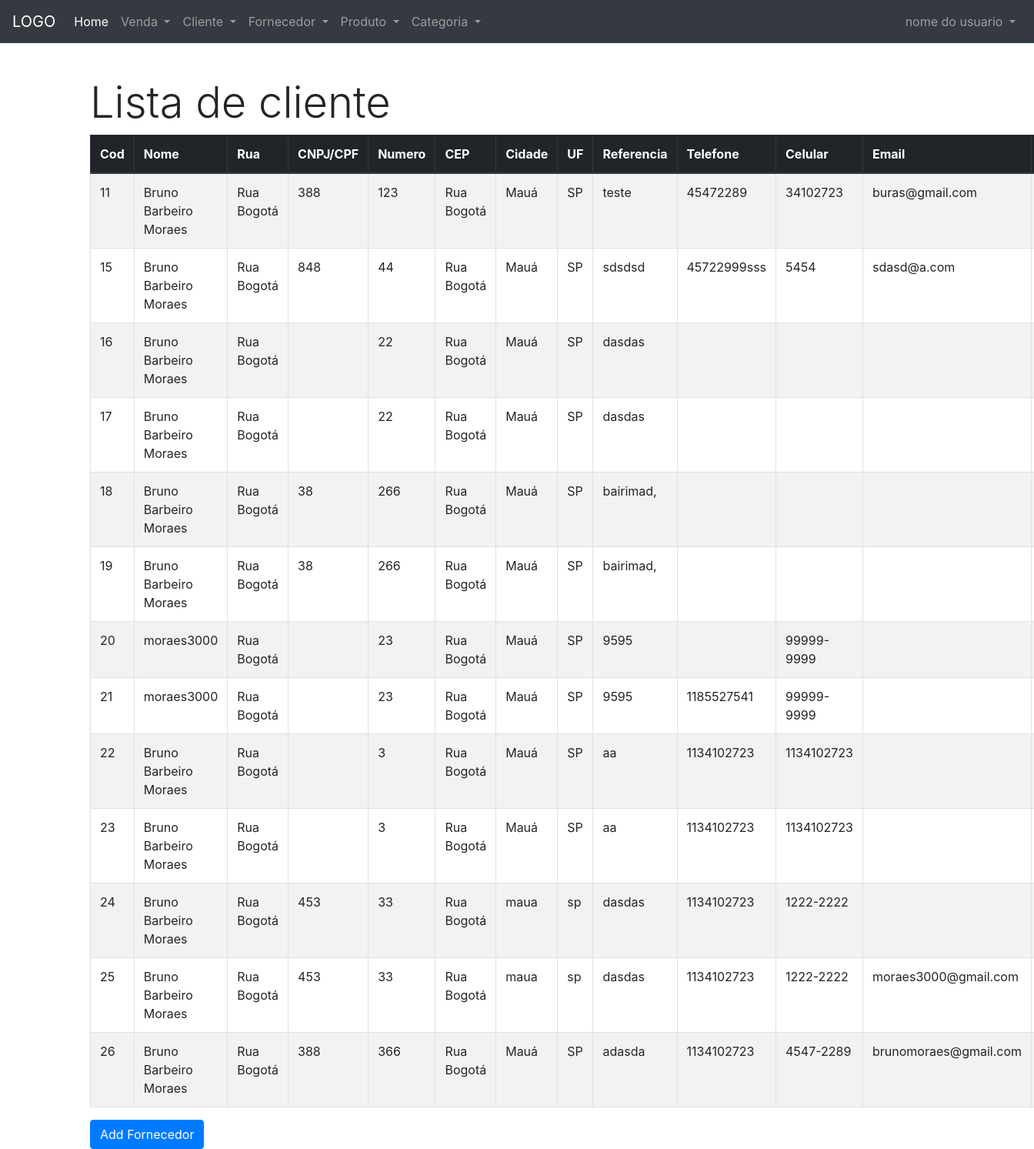
Page /cliente/list-cliente.php on the committed database.
### tables this page shows
CREATE TABLE `cliente` (
  `cli_id` int(11) NOT NULL,
  `cli_nome` varchar(100) NOT NULL,
  `cli_rua` varchar(100) DEFAULT NULL,
  `cli_cnpj_cpf` varchar(14) DEFAULT NULL,
  `cli_numero` int(11) DEFAULT NULL,
  `cli_cep` varchar(9) DEFAULT NULL,
  `cli_cidade` varchar(100) DEFAULT NULL,
  `cli_estado` varchar(2) DEFAULT NULL,
  `cli_referencia` varchar(200) DEFAULT NULL,
  `cli_data` date DEFAULT NULL,
  `tipo_id` int(11) DEFAULT NULL,
  `cli_bairro` varchar(200) DEFAULT NULL,
  `cli_cel` varchar(150) DEFAULT NULL,
  `cli_tel` varchar(150) DEFAULT NULL,
  `cli_site` varchar(150) DEFAULT NULL,
  `cli_email` varchar(150) DEFAULT NULL
);

### cliente/list-cliente.php (the view, shortened to what this page needs)
<?php
require '../conexao/conexao.php';
require '../base/header.php';
$sql = 'SELECT * FROM cliente';
$statement = $conn->prepare($sql);
$statement->execute();
$rows = $statement->fetchAll(PDO::FETCH_OBJ); ?>
<div class="container">
    <h1 class="display-4">Lista de cliente</h1>
    <table class="table table-striped table-bordered  table-hover">
        <thead class="thead-dark">
        <tr>
            <th scope="col">Cod</th>
            <th scope="col">Nome </th>
            <th scope="col">Rua</th>
            <th scope="col">CNPJ/CPF</th>
            <th scope="col">Numero</th>
            <th scope="col">CEP</th>
            <th scope="col">Cidade</th>
            <th scope="col">UF</th>
            <th scope="col">Referencia</th>
            <th scope="col">Telefone</th>
            <th scope="col">Celular</th>
            <th scope="col">Email</th>
            <th scope="col">Ação</th>
        </tr>
        </thead>
        <tbody>
        <?php foreach($rows as $row): ?>
            <tr>
                <td><?= $row->cli_id; ?></td>
                <td><?= $row->cli_nome; ?></td>
                <td><?= $row->cli_rua; ?></td>
                <td><?= $row->cli_cnpj_cpf	; ?></td>
                <td><?= $row->cli_numero; ?></td>
                <td><?= $row->cli_rua; ?></td>
                <td><?= $row->cli_cidade; ?></td>
                <td><?= $row->cli_estado; ?></td>
                <td><?= $row->cli_referencia; ?></td>
                <td><?= $row->cli_tel; ?></td>
                <td><?= $row->cli_cel; ?></td>
                <td><?= $row->cli_email; ?></td>
                <td>
                </td>
            </tr>
        <?php endforeach; ?>
        </tbody>
    </table>
    <a href="cad-cliente.php" class="btn btn-primary" >Add Fornecedor</a>
</div>
<?php require '../base/footer.php'; ?>

### static/css/estilo.css (style rules this page uses)
.container { margin-top: 100px; }

### rows in the picture
cliente: cli_id "11", cli_nome "Bruno Barbeiro Moraes", cli_rua "Rua Bogotá", cli_cnpj_cpf "388", cli_numero "123", cli_cidade "Mauá", cli_estado "SP", cli_referencia "teste", cli_tel "45472289", cli_cel "34102723", cli_email "buras@gmail.com"
cliente: cli_id "15", cli_nome "Bruno Barbeiro Moraes", cli_rua "Rua Bogotá", cli_cnpj_cpf "848", cli_numero "44", cli_cidade "Mauá", cli_estado "SP", cli_referencia "sdsdsd", cli_tel "45722999sss", cli_cel "5454", cli_email "sdasd@a.com"
cliente: cli_id "16", cli_nome "Bruno Barbeiro Moraes", cli_rua "Rua Bogotá", cli_numero "22", cli_cidade "Mauá", cli_estado "SP", cli_referencia "dasdas"
cliente: cli_id "17", cli_nome "Bruno Barbeiro Moraes", cli_rua "Rua Bogotá", cli_numero "22", cli_cidade "Mauá", cli_estado "SP", cli_referencia "dasdas"
cliente: cli_id "18", cli_nome "Bruno Barbeiro Moraes", cli_rua "Rua Bogotá", cli_cnpj_cpf "38", cli_numero "266", cli_cidade "Mauá", cli_estado "SP", cli_referencia "bairimad,"
cliente: cli_id "19", cli_nome "Bruno Barbeiro Moraes", cli_rua "Rua Bogotá", cli_cnpj_cpf "38", cli_numero "266", cli_cidade "Mauá", cli_estado "SP", cli_referencia "bairimad,"
cliente: cli_id "20", cli_nome "moraes3000", cli_rua "Rua Bogotá", cli_numero "23", cli_cidade "Mauá", cli_estado "SP", cli_referencia "9595", cli_cel "99999-9999"
cliente: cli_id "21", cli_nome "moraes3000", cli_rua "Rua Bogotá", cli_numero "23", cli_cidade "Mauá", cli_estado "SP", cli_referencia "9595", cli_tel "1185527541", cli_cel "99999-9999"
cliente: cli_id "22", cli_nome "Bruno Barbeiro Moraes", cli_rua "Rua Bogotá", cli_numero "3", cli_cidade "Mauá", cli_estado "SP", cli_referencia "aa", cli_tel "1134102723", cli_cel "1134102723"
cliente: cli_id "23", cli_nome "Bruno Barbeiro Moraes", cli_rua "Rua Bogotá", cli_numero "3", cli_cidade "Mauá", cli_estado "SP", cli_referencia "aa", cli_tel "1134102723", cli_cel "1134102723"
cliente: cli_id "24", cli_nome "Bruno Barbeiro Moraes", cli_rua "Rua Bogotá", cli_cnpj_cpf "453", cli_numero "33", cli_cidade "maua", cli_estado "sp", cli_referencia "dasdas", cli_tel "1134102723", cli_cel "1222-2222"
cliente: cli_id "25", cli_nome "Bruno Barbeiro Moraes", cli_rua "Rua Bogotá", cli_cnpj_cpf "453", cli_numero "33", cli_cidade "maua", cli_estado "sp", cli_referencia "dasdas", cli_tel "1134102723", cli_cel "1222-2222", cli_email "moraes3000@gmail.com"
cliente: cli_id "26", cli_nome "Bruno Barbeiro Moraes", cli_rua "Rua Bogotá", cli_cnpj_cpf "388", cli_numero "366", cli_cidade "Mauá", cli_estado "SP", cli_referencia "adasda", cli_tel "1134102723", cli_cel "4547-2289", cli_email "brunomoraes@gmail.com"
